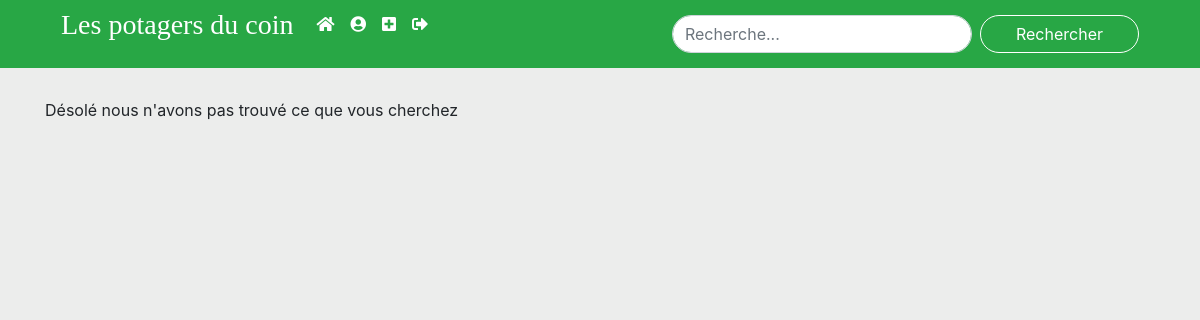
The app's page /, older data.
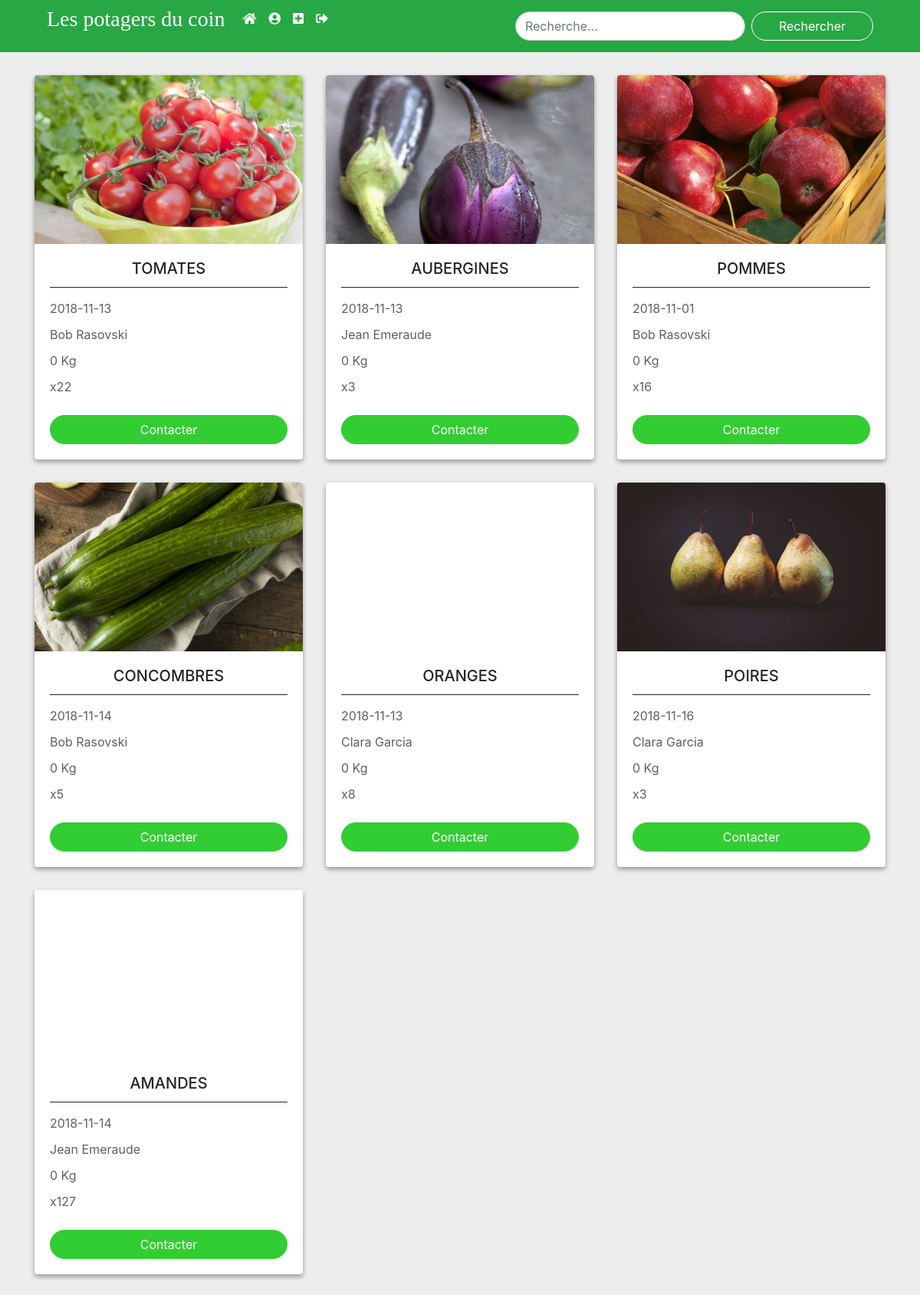
The same page, newer data.
### tables this page shows
CREATE TABLE `advert` (
  `ID` int(11) NOT NULL,
  `img_advert` text NOT NULL,
  `title` text NOT NULL,
  `date` date NOT NULL,
  `number` int(4) NOT NULL,
  `weight` int(11) NOT NULL,
  `autor` int(11) NOT NULL
);

### listadvert.php (the view, shortened to what this page needs)
<?php
    $sql = 'SELECT title, date, number, weight, img_advert, CONCAT(profil.firstname, " ",profil.lastname) autor FROM advert a INNER JOIN profil ON profil.ID = a.autor WHERE 1';
        $req = $db->prepare($sql);
        $req->execute();
        $results = $req->fetchAll(PDO::FETCH_ASSOC);
        if(sizeof($results) === 0) {
            echo "Désolé nous n'avons pas trouvé ce que vous cherchez";
        }
?>
<div class="row">
    <?php for ($i = 0; $i < sizeof($results); $i++)
        {
            $keys = array_keys($results[$i]); ?>
    <div class="col-sm-4">
        <div class="card">
        <div class="card-img" style="background-image:url(<?php echo $results[$i]["img_advert"];?>)">
        </div>
          <div class="card-body">
            <h5 class="card-title"><?php echo $results[$i]["title"]; ?></h5>
            <div class="infoAdvert">
                <p class="card-text"><?php echo $results[$i]["date"] ?></p>
                <p class="card-text"><?php echo $results[$i]["autor"]; ?></p>
                <p class="card-text"><?php echo $results[$i]["weight"]; ?> Kg</p>
                <p class="card-text">x<?php echo $results[$i]["number"]; ?></p>
            </div>
            <a href="profil.php?autor" class="btn btn-primary">Contacter</a>
          </div>
        </div>
    </div>
    <?php } ?>
</div>

### index.php (shortened to what this page needs)
<?php
include_once "session.php";
?>
<html>
  <head>
    <link rel="stylesheet" href="https://use.fontawesome.com/releases/v5.5.0/css/all.css">
    <link rel="stylesheet" href="https://stackpath.bootstrapcdn.com/bootstrap/4.1.0/css/bootstrap.min.css">
    <link rel="stylesheet" type="text/css" href="./public/style/style.css">
  </head>
  <body class="home">
    <?php include_once "header.php";?>
    <div class="container">
      <?php include_once "listadvert.php";?>
    </div>
  </body>
</html>

### header.php (shortened to what this page needs)
<header>
<div class="container">
  <nav class="navbar navbar-expand-lg navbar-light bg-light">
    <div class="collapse navbar-collapse" id="navbarTogglerDemo01">
      <ul class="navbar-nav mr-auto mt-2 mt-lg-0">
      <li class="nav-item">
        <h3> Les potagers du coin </h3>
      </li>
        <li class="nav-item">
          <a class="nav-link" href="index.php"><i class="fas fa-home"></i></a>
        </li>
        <li class="nav-item">
          <a class="nav-link" href="profil.php"><i class="fas fa-user-circle"></i></a>
        </li>
        <li class="nav-item">
          <a class="nav-link" href="creadvert.php"><i class="fas fa-plus-square"></i></a>
        </li>
        <li class="nav-item">
          <a class="nav-link" href="index.php?logout=true"><i class="fas fa-sign-out-alt"></i></a>
        </li>
      </ul>
      <form class="form-inline my-2 my-lg-0" method = "get">
        <input class="form-control mr-sm-2" name="q" type="search" placeholder="Recherche..." aria-label="Search">
        <button class="btn btn-outline-success my-2 my-sm-0" type="submit">Rechercher</button>
      </form>
    </div>
  </nav>
</div>
</header>

### public/style/style.css (style rules this page uses)
header { background-color: #28a745; margin-bottom: 30px; }
.home { background-color: #ecedec; overflow-x: hidden; }
h3 { font-family: Apple Chancery, cursive; color: #ffff; padding-right: 15px; }
.navbar-light .navbar-nav .nav-link { color: white; }
.bg-light { background-color : transparent !important; }
.card-img { width: 100%; height: 220px; background-repeat: no-repeat; background-size: cover; background-position: center center; border-radius: 4px 4px 0 0; }
.card { margin-bottom: 30px; box-shadow: 0 3px 6px rgba(0,0,0,0.16), 0 3px 6px rgba(0,0,0,0.23); border:0!important; }
.card-title { margin:0; }
.card-text { margin:0; }
.btn-primary { border-color: #32CD32; background-color: #32CD32; border-radius: 50px; display: block; }
li { margin-bottom:10px; }
.form-control { height: inherit!important; border-radius: 30px; }
button.btn { border-radius: 50px!important; color: #fff; border-color: #fff; padding: 6px 35px; }
@media (min-width: 576px) { .form-inline .form-control { width: 300px; } }
.infoAdvert { padding: 15px 0px; }
.infoAdvert p { padding-bottom:10px; }
h5 { text-transform: uppercase; border-bottom: 1px solid; text-align: center; padding-bottom: 12px; }
p { color: #5f5f5f; }

Row changes from the older to the newer data that the page shows:
now on this page (row edited): advert: img_advert (picture), title "TOMATES", date "2018-11-13", autor "Bob Rasovski", weight "0", number "22"
added advert: img_advert (picture), title "AUBERGINES", date "2018-11-13", autor "Jean Emeraude", weight "0", number "3"
added advert: img_advert (picture), title "POMMES", date "2018-11-01", autor "Bob Rasovski", weight "0", number "16"
added advert: img_advert (picture), title "CONCOMBRES", date "2018-11-14", autor "Bob Rasovski", weight "0", number "5"
added advert: title "ORANGES", date "2018-11-13", autor "Clara Garcia", weight "0", number "8"
added advert: img_advert (picture), title "POIRES", date "2018-11-16", autor "Clara Garcia", weight "0", number "3"
added advert: title "AMANDES", date "2018-11-14", autor "Jean Emeraude", weight "0", number "127"
Text that changed along with them:
text no longer shown: "Désolé nous n'avons pas trouvé ce que vous cherchez"
